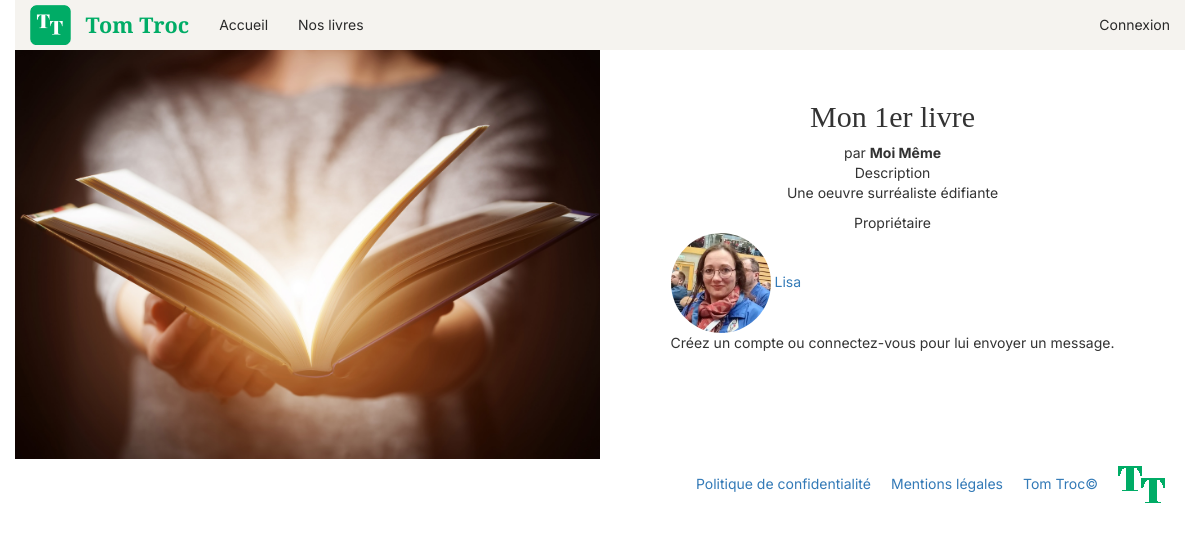
The page /nos-livres/15 on the database its author committed.
### tables this page shows
CREATE TABLE `book` (
  `title` varchar(180) NOT NULL,
  `author_id` smallint UNSIGNED NOT NULL,
  `id` smallint UNSIGNED NOT NULL
);

CREATE TABLE `book_data` (
  `book_id` int UNSIGNED NOT NULL,
  `picture` varchar(180) NOT NULL,
  `description` text NOT NULL,
  `status` enum('not-available','reserved','available','') NOT NULL,
  `id` int NOT NULL
);

CREATE TABLE `author` (
  `name` varchar(40) NOT NULL,
  `id` smallint UNSIGNED NOT NULL
);

CREATE TABLE `user` (
  `nickname` varchar(40) NOT NULL,
  `email` varchar(255) NOT NULL,
  `password` varchar(255) NOT NULL,
  `picture` varchar(180) NOT NULL,
  `registration_date` datetime NOT NULL,
  `id` smallint UNSIGNED NOT NULL
);

### src/View/templates/book-details.php (the view)
<?php
$connectedUserId = $this->session->get('userId') ?? null;
$author = $book->getAuthor();
$user = $book->getUser();
$isOwner = $connectedUserId === $user->getUserId();
$bookPicture = $book->getBookPicture();
$bookTitle = $book->getTitle();
$bookDescription = $book->getDescription();
$userPicture = $user->getProfilePicture();
$userNickname = $user->getNickname();
$userId = $user->getUserId();
?>
<section>
    <div class='container-fluid'>
        <div class='row'>
            <div class='col-xs-12 col-sm-6 background-img-col'>
                <img class='background-img' src='<?= \App\Utils\Url::to($bookPicture) ?>' alt='<?= $bookTitle ?>'>
            </div>
            <div class="col-xs-12 col-sm-6">
                <div class="inner-col">
                    <h2 class="playfair-display-title-font"><?= $bookTitle ?></h2>
                    <span>par <strong><?= $author->getName() ?> </strong></span>
                    <span>Description</span>
                    <p><?= $bookDescription ?></p>
                    <span>Propriétaire</span>
                    <div>
                        <div>
                            <a href='<?= $isOwner ? \App\Utils\Url::to('/mon-compte')  : \App\Utils\Url::to('/utilisateur/' . $userId) ?>'>
                                <img class="profile-picture large-profile-picture" src='<?= \App\Utils\Url::to($userPicture) ?>' alt='<?= $userNickname ?>'>
                                <span><?= $isOwner ? "Vous" : $userNickname ?></span>
                            </a>
                        </div>
                        <div>
                            <?= !$connectedUserId
                                ? "<span>Créez un compte ou connectez-vous pour lui envoyer un message.</span>"
                                : (!$isOwner
                                    ? "<a class='button-link' href='" . \App\Utils\Url::to('/chat/interlocuteur-' . $userId) . "'><button class='btn green-button'>Envoyer un message</button></a>"
                                    : "") ?>
                        </div>
                    </div>
                </div>
            </div>
        </div>
    </div>
</section>

### src/Routing/Router.php (shortened to what the rows shown need)
<?php
final class Router
{
    private Request $request;
    private SessionStorageInterface $session;
    private View $view;
    public function __construct()
    {
        $this->session = new PhpSessionStorage();
        $this->session->start();
        $this->request = new Request();
        $this->view = new View($this->session);
    }
    public function handleRequest(string $uri): void
    {
        $path = parse_url($uri, PHP_URL_PATH);
        foreach (Config::get('routes') as [$routePath, $controllerClass, $methodName]) {
            [$regex, $paramNames] = $this->convertToNamedRegex($routePath);
            if (preg_match($regex, $path, $matches)) {
                $params = [];
                foreach ($paramNames as $name) {
                    $params[$name] = $matches[$name] ?? null;
                }
                $controller = new $controllerClass($this->view, $this->session, $this->request);
                $convertedParams = $this->convertParamsForMethod($controllerClass, $methodName, $params);
                $controller->$methodName(...$convertedParams);
                return;
            }
        }
    }
    private function convertToNamedRegex(string $routePath): array
    {
        $paramNames = [];
        $routePath = preg_replace_callback(
            '#\{([a-zA-Z_][a-zA-Z0-9_]*)(?::([^}]+))?\}\?#',
            function ($matches) use (&$paramNames) {
                $name = $matches[1];
                $constraint = $matches[2] ?? '[^/]+';
                $paramNames[] = $name;
                return '(?P<' . $name . '>' . $constraint . ')?';
            },
            $routePath
        );
        $regex = preg_replace_callback(
            '#\{([a-zA-Z_][a-zA-Z0-9_]*)(?::([^}]+))?\}#',
            function ($matches) use (&$paramNames) {
                $name = $matches[1];
                $constraint = $matches[2] ?? '[^/]+';
                $paramNames[] = $name;
                return '(?P<' . $name . '>' . $constraint . ')';
            },
            $routePath
        );
        $regex = str_replace('}-', '}-', $regex);
        $regex = "#^" . $regex . "$#";
        return [$regex, $paramNames];
    }
    private function convertParamsForMethod(string $controllerClass, string $methodName, array $rawParams)
    {
        try {
            $ref = new \ReflectionMethod($controllerClass, $methodName);
        } catch (\ReflectionException $e) {
            return false;
        }
        $converted = [];
        foreach ($ref->getParameters() as $refParam) {
            $name = $refParam->getName();
            if (array_key_exists($name, $rawParams)) {
                $raw = $rawParams[$name];
            }
            $type = $refParam->getType();
            $typeName = $type->getName();
            switch ($typeName) {
                case 'int':
                    $converted[] = (int)$raw;
                    break;
            }
        }
        return $converted;
    }
}

### src/View/templates/partials/navbar.php
<nav class="navbar navbar-default">
    <div class="container-fluid">
        <div class="navbar-header">
            <a class="navbar-brand" href="/">
                <div class="my-navbar-brand">
                    <img class="logo" src="<?= \App\Utils\Url::to('assets/images/logo_tomtroc.png') ?>" alt="logo tomtroc">
                    <span class="title playfair-display-title-font">Tom Troc</span>
                </div>
            </a>
        </div>
        <ul class="nav navbar-nav">
            <li>
                <a class="nav-link <?php echo ($current_page === 'home') ? 'active' : ''; ?>" href="/">Accueil</a>
            </li>
            <li>
                <a class="nav-link <?php echo ($current_page === 'our-books') ? 'active' : ''; ?>" href="<?= \App\Utils\Url::to('nos-livres') ?>">Nos livres</a>
            </li>
        </ul>
        <ul class="nav navbar-nav navbar-right">
            <?php if ($session->get('userId')): ?>
                <li>
                    <a class="nav-link <?php echo ($current_page === 'chat') ? 'active' : ''; ?>" id="chat-nav-link" href="<?= \App\Utils\Url::to('chat') ?>">
                        <img src="<?= \App\Utils\Url::to('assets/images/messaging-icon.png') ?>" alt="messaging icon" >
                        &nbsp;<span>Messagerie</span>
                    </a>
                </li>
                <li>
                    <a class="nav-link <?php echo ($current_page === 'user-private-account' || $current_page === 'book-form') ? 'active' : ''; ?>" href="<?= \App\Utils\Url::to('mon-compte') ?>">Mon compte</a>
                </li>
                <li>
                    <a class="nav-link <?php echo ($current_page === 'logout') ? 'active' : ''; ?>" href="<?= \App\Utils\Url::to('deconnexion') ?>">Déconnexion</a>
                </li>
            <?php else: ?>
                <li>
                    <a class="nav-link <?php echo ($current_page === 'connexion' || $current_page === 'registration-form') ? 'active' : ''; ?>" href="<?= \App\Utils\Url::to('connexion') ?>">Connexion</a>
                </li>
            <?php endif; ?>
        </ul>
    </div>
</nav>
</header>

### src/View/templates/partials/footer.php
<footer>
    <div class="footer">
        <div class="footer-content"><a href="#">Politique de confidentialité</a></div>
        <div class="footer-content"><a href="#">Mentions légales</a></div>
        <div class="footer-content"><a href="#">Tom Troc©</a></div>
        <div class="footer-content"><img src="<?= \App\Utils\Url::to('assets/images/logo_tomtroc_green.png') ?>"></div>
    </div>
</footer>

### rows shown on the page
book: book_data.picture (picture), title "Mon 1er livre", author.name "Moi Même", book_data.description "Une oeuvre surréaliste édifiante", user.picture (picture), user.nickname "Lisa"
